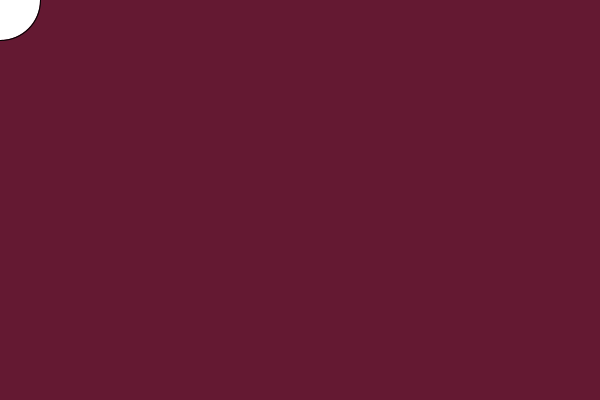
Frame 1 (no input)
Frame 60 (the mouse pressed at the canvas centre just before this capture): identical to frame 1, image omitted
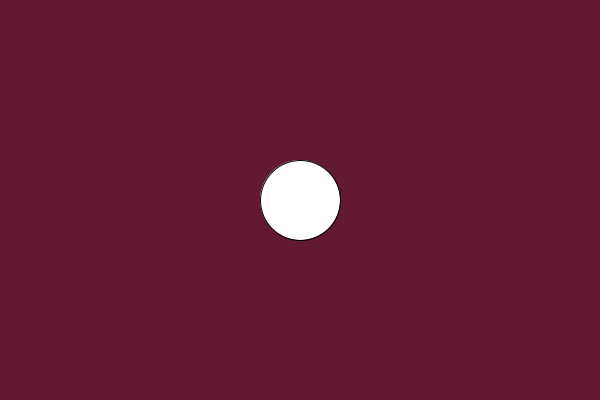
Frame 120 (the mouse held since frame 60 and released just before this capture)

The Processing sketch that drew these frames (run headless with seeded random() and noise(); from frame 60 on, the mouse is pressed at the canvas centre):

// Processing sketch: circleonthescreen
// ── circleonthescreen.pde


void setup () {
  size(600,400);
  //background (100,25,50);

}


void draw () {
  background (100,25,50);
  //make an ellipse
  //ellipse(width/2, height/2, 80, 80);
  ellipse(mouseX, mouseY, 80, 80);
}
